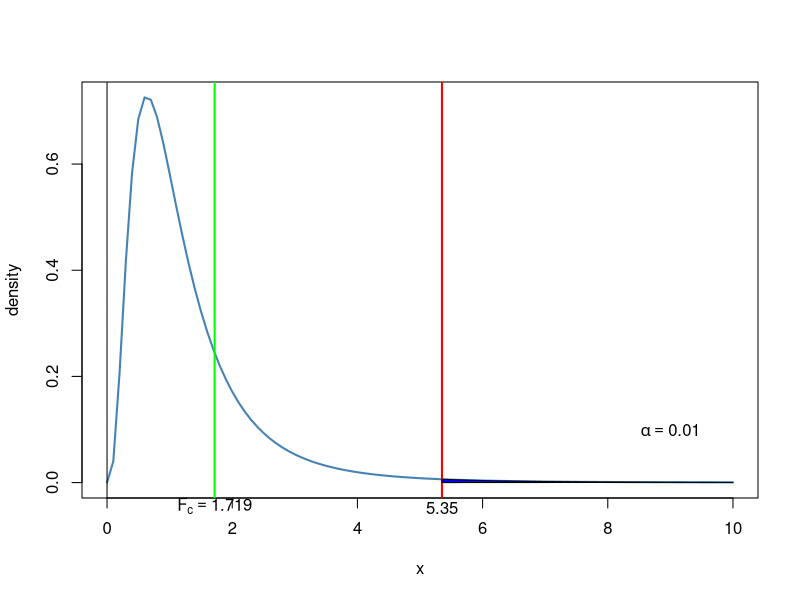

Recreate this plot in R.
#page no: 515-516
library(MASS)
n1=10
n2=10
s1sq=52.3
s2sq=89.9
f_stat=round((s2sq)/(s1sq),3)
alpha=0.01
df1=n1-1
df2=n2-1
t_critical=round(qf(1- alpha,df1=df1,df2=df2),3)
if(f_stat<=t_critical)
{
  print("Accept H0")
}else
{
  print("Reject H0") 
}
print(paste("the critical value ",t_critical))
print(paste("the f-static ",f_stat))
x<-seq(0,10,length=100)
curve(df(x,df1=df1,df2=df2),from=0,to=10,
      ylab="density",
      lwd=2,
      col='steelblue')
y<-df(x,df1=df1,df2=df2)
abline(v=0)
abline(v=t_critical,lwd=2,col='red')
abline(v=f_stat,lwd=2,col='green')
polygon(c(x[x>=t_critical],t_critical ),c(y[x>=t_critical],0),col="blue")
text(9,0.1,expression(alpha ==0.01))
mtext((expression(F[c]==1.719)),side=1,at=f_stat,cex=1)
mtext(round(t_critical,2),side=1,at=t_critical,cex=1)
